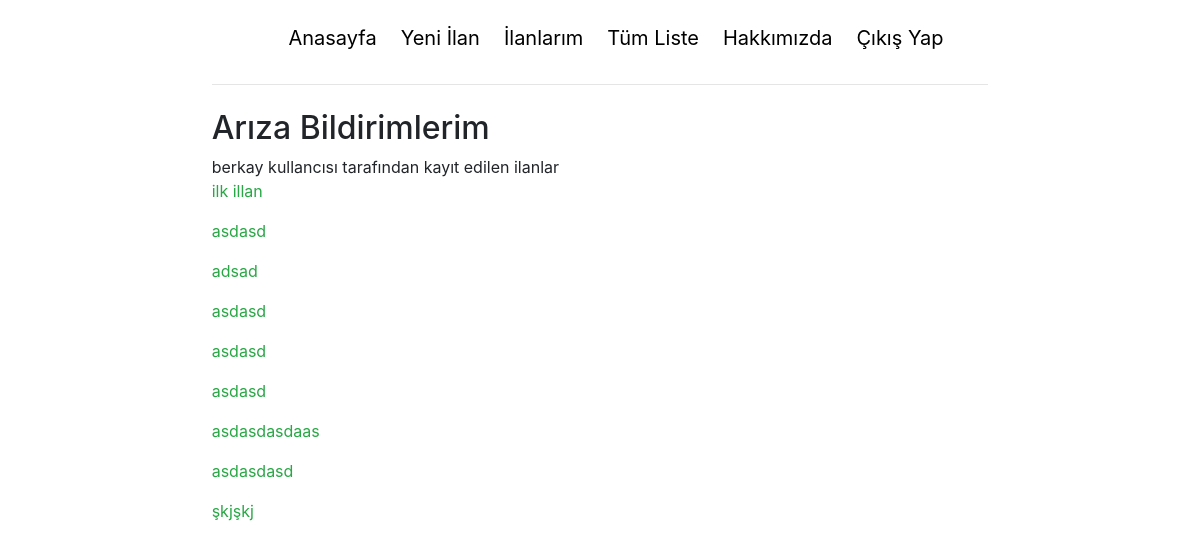
The page /view/ (signed in) on the database as committed earlier.
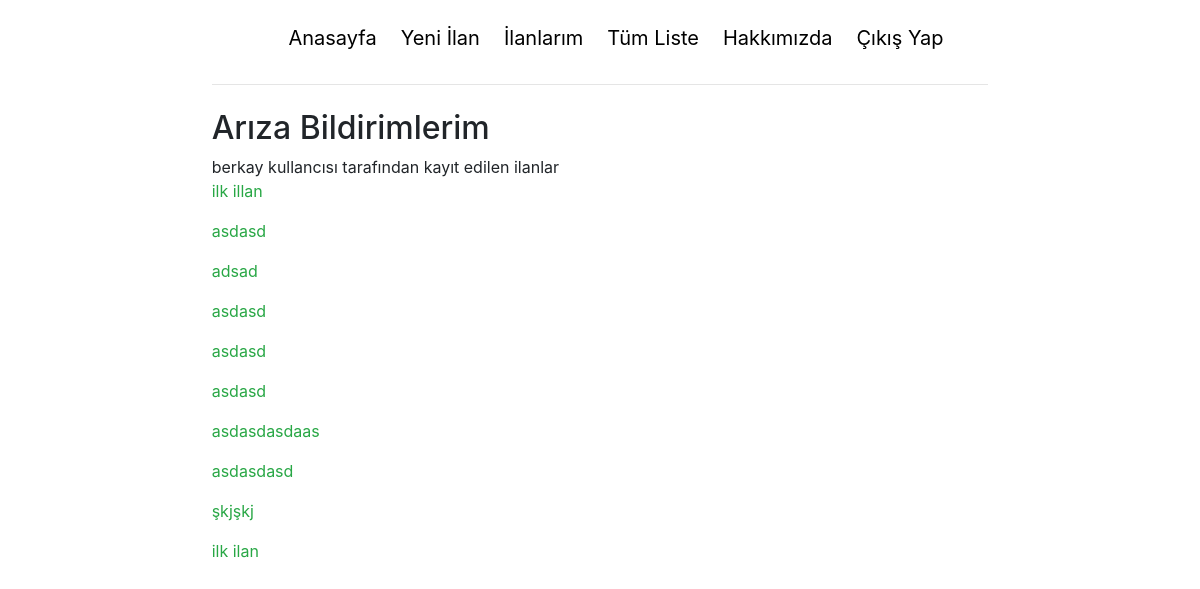
The same page on the database as committed later.
### register/models.py (models this page shows)
class CustomUser(AbstractUser):
    email = models.EmailField(_('email address'), unique=True)

### root/models.py (models this page shows, shortened)
class ArizaKaydi(models.Model):
    user = models.ForeignKey(User,
                            on_delete=models.CASCADE,
                            related_name="ariza",
                            null=True)
    name = models.CharField(max_length=30)

### root/views.py (the view)
# urls.py: path("view/", views.view, name="view"),
def view(response):
    return render(response, "root/view.html")

### root/templates/root/view.html (shortened to what this page needs)
{% extends "root/base.html" %}
{% block content %}
<h2>
  Arıza Bildirimlerim
</h2>
{{ user }} kullancısı tarafından kayıt edilen ilanlar
{% for td in user.ariza.all %}
<p><a href="/{{td.id}}">{{td.name}}</a></p>
{% endfor %}
{% endblock %}

### root/templates/root/base.html (shortened to what this page needs)
<!DOCTYPE html>
<html lang="tr">
<head>
<link rel="stylesheet" href="https://stackpath.bootstrapcdn.com/bootstrap/4.3.1/css/bootstrap.min.css">
{% load static %}
<link rel="stylesheet"  href="{%  static  'css/base.css'  %}">
<link rel="stylesheet"  href="{%  static  'css/home.css'  %}">
</head>
<body>
    <div class="sidenav">
		<a href="/">
		</a>
		{% if user.is_authenticated %}
			<a href="/">Anasayfa</a>
			<a href="/create">Yeni İlan</a>
			<a href="/view">İlanlarım</a>
			<a href="/events">Tüm Liste</a>
			<a href="/about">Hakkımızda</a>
			<a href="{% url 'logout' %}">Çıkış Yap</a>
		{% else %}
			<a href="/events">Tüm Liste</a>
			<a href="{% url 'login' %}">Giriş Yap</a>
			<a href="/register">Kaydol</a>
		{% endif %}
	</div>
    <div id="content" name="content" class="main">
		<div class="row justify-content-center">
			<div class="col-8">
				<hr class="mt-0 mb-4">
					{% block content %}
					{% endblock %}
			</div>
		</div>
	</div>
</body>
</html>

### root/static/css/base.css (style rules this page uses)
* { margin: 0; padding: 0; }
html, body { top: 100px; height: 100%; }
a { color: #28A745; }
.sidenav { width:100%; height:75px; position: fixed; z-index: 1; top:0; left:0; background-color: #fff; overflow:hidden; display: flex; justify-content: center; align-items: center; }
.sidenav a { padding:6px 8px 6px 16px; text-decoration: none; font-size:20px; color: #000; display:inline; overflow: hidden; }
.main { margin-top: 5%; padding: 0px 10px; }

Rows that differ between the two databases and show on the page:
added ArizaKaydi: name "ilk ilan"
